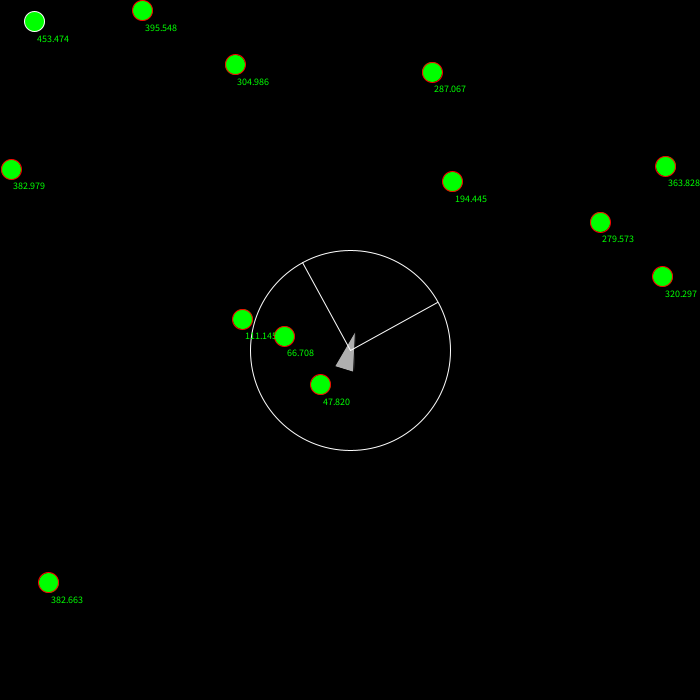
Frame 1 (no input)
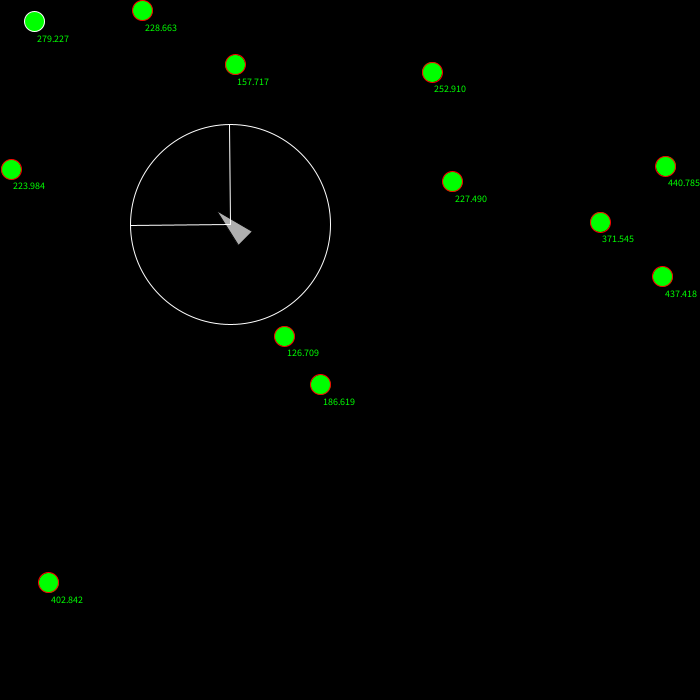
Frame 60 (the mouse pressed at the canvas centre just before this capture)
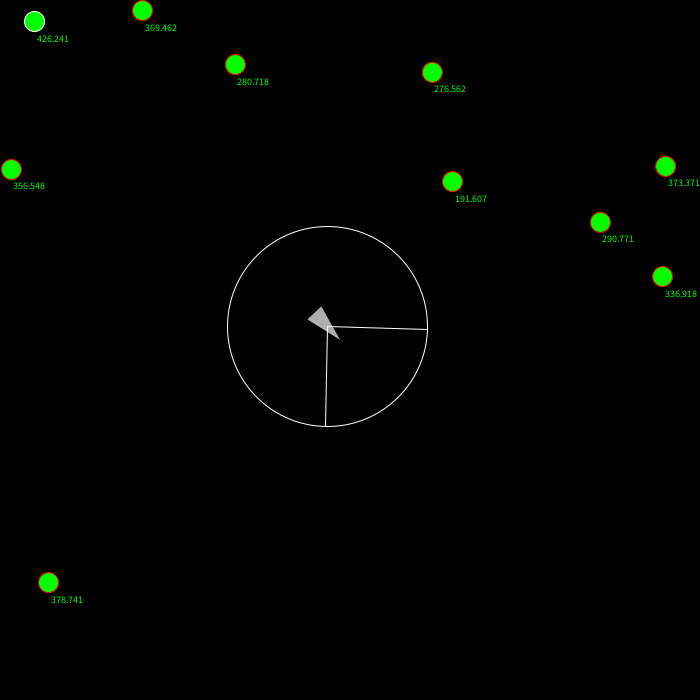
Frame 120 (the mouse held since frame 60 and released just before this capture)

The Processing sketch that drew these frames (run headless with seeded random() and noise(); from frame 60 on, the mouse is pressed at the canvas centre):

// Processing sketch: FieldOfView
// ── FieldOfView.pde
Vehicle vehicle;
ArrayList<Object>  objects;
void setup() {
  size(700,700);
  vehicle=new Vehicle(new PVector(width/2,height/2));
  objects=new ArrayList<Object>();
  for(int i=0;i<13;i++) {
    objects.add(new Object());
  } 
}

void draw() {
  background(0);
  vehicle.show();
  PVector mouse=new PVector(mouseX,mouseY);
  vehicle.seek(mouse);
  vehicle.update();
  vehicle.edges();
  for(int i=objects.size()-1;i>=0;i--) {
    objects.get(i).show();
    vehicle.whoIsVisible(objects.get(i));
    float d=PVector.dist(objects.get(i).pos,vehicle.pos);
    stroke(255,0,0);
    textSize(10);
    text(d,objects.get(i).pos.x,objects.get(i).pos.y+20);
    if(objects.get(i).isVisible) {
      if(d<80) {
        objects.remove(i);
      } 
    } 
  } 
} 
// ── Object.pde
class Object {
  PVector pos;
  boolean isVisible;
  
  Object() {
    pos=new PVector(random(width),random(height));
    isVisible=false;
  } 
  
  void show() {
    if(isVisible) {
      fill(255,0,0);
    } else {
      fill(0,255,0);
    } 
    
    ellipse(pos.x,pos.y,20,20);
  } 
} 
// ── Vehicle.pde
class Vehicle {
  PVector pos;
  PVector vel;
  PVector acc;
  float viewRadius;
  float viewAngle;
  float maxspeed=3;
  float r=10;
  
  Vehicle(PVector _pos) {
    pos=_pos.get();
    vel=PVector.random2D();
    vel.mult(3);
    acc=new PVector(0,0);
    viewRadius=100;
    viewAngle=radians(90);
  } 
  
  void update() {
    vel.add(acc);
    vel.limit(maxspeed);
    pos.add(vel);
    acc.mult(0);
   
  } 
  
  void show() {
    float theta = vel.heading2D() + radians(90);
    //viewAngle=viewAngle+theta;
    fill(175);
    stroke(0);
    pushMatrix();
    translate(pos.x, pos.y);
    rotate(theta);
    beginShape(TRIANGLES);
    vertex(0, -r*2);
    vertex(-r, r*2);
    vertex(r, r*2);
    endShape();
    popMatrix();
    
    PVector angleA=PVector.fromAngle(-viewAngle/2);
    PVector angleB=PVector.fromAngle(viewAngle/2);
    pushMatrix();
    translate(pos.x,pos.y);
    rotate(vel.heading()+angleA.heading());
    stroke(255);
    line(0,0,100,0);
    popMatrix();
    
    pushMatrix();
    translate(pos.x,pos.y);
    rotate(vel.heading()+angleB.heading());
    stroke(255);
    line(0,0,100,0);
    popMatrix();
    
    pushMatrix();
    translate(pos.x,pos.y);
    stroke(255);
    noFill();
    ellipse(0,0,viewRadius*2,viewRadius*2);
    popMatrix();
    
  } 
  
  void whoIsVisible(Object o) {
    PVector dirToTarget=PVector.sub(o.pos,pos).normalize();
    float angleBetVec=PVector.angleBetween(vel,dirToTarget);
    if(angleBetVec<viewAngle/2) {
        float d=PVector.dist(pos,o.pos);
        if(d<viewRadius) {
          println("I can see");
          o.isVisible=true;
        } 
    } 
  }
  
  void seek(PVector target) {
    PVector desired=PVector.sub(target,pos);
    desired.setMag(3);
    PVector steer=PVector.sub(desired,vel);
    steer.limit(0.5);
    applyForce(steer);
  } 
  
  void applyForce(PVector f) {
    acc.add(f);
  } 
  
  void edges() {
    PVector desired=null;
    if(pos.x>width) {
      desired=new PVector(-maxspeed,vel.y);
    } else if(pos.x<0)  {
      desired=new PVector(maxspeed,vel.y);
    } 
    
    if(pos.y>height) {
      desired=new PVector(vel.x,-maxspeed);
    } else if(pos.y<0) {
      desired=new PVector(vel.x,maxspeed);
    } 
    if(desired!=null) {
      desired.mult(maxspeed);
      PVector steer=PVector.sub(desired,vel);
      steer.limit(0.1);
      applyForce(steer);
    } 
    
  } 
  
} 
